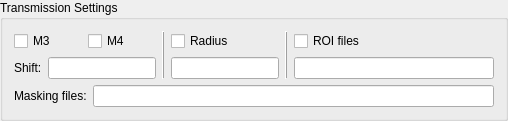
           <widget class="QGroupBox" name="groupBox_18">
            <property name="title">
             <string>Transmission Settings</string>
            </property>
            <layout class="QVBoxLayout" name="verticalLayout_15">
             <item>
              <layout class="QGridLayout" name="gridLayout_32">
               <item row="1" column="4">
                <widget class="QLineEdit" name="trans_roi_files_line_edit">
                 <property name="minimumSize">
                  <size>
                   <width>200</width>
                   <height>0</height>
                  </size>
                 </property>
                </widget>
               </item>
               <item row="1" column="2">
                <widget class="QLineEdit" name="trans_radius_line_edit"/>
               </item>
               <item row="0" column="0">
                <layout class="QHBoxLayout" name="horizontalLayout_25">
                 <item>
                  <widget class="QCheckBox" name="trans_M3_check_box">
                   <property name="text">
                    <string>M3</string>
                   </property>
                  </widget>
                 </item>
                 <item>
                  <widget class="QCheckBox" name="trans_M4_check_box">
                   <property name="text">
                    <string>M4</string>
                   </property>
                  </widget>
                 </item>
                </layout>
               </item>
               <item row="0" column="2">
                <widget class="QCheckBox" name="trans_radius_check_box">
                 <property name="text">
                  <string>Radius</string>
                 </property>
                </widget>
               </item>
               <item row="0" column="4">
                <widget class="QCheckBox" name="trans_roi_files_checkbox">
                 <property name="text">
                  <string>ROI files</string>
                 </property>
                </widget>
               </item>
               <item row="0" column="1" rowspan="2">
                <widget class="QFrame" name="frame">
                 <property name="frameShape">
                  <enum>QFrame::VLine</enum>
                 </property>
                 <property name="frameShadow">
                  <enum>QFrame::Raised</enum>
                 </property>
                 <property name="lineWidth">
                  <number>1</number>
                 </property>
                </widget>
               </item>
               <item row="0" column="3" rowspan="2">
                <widget class="QFrame" name="frame_2">
                 <property name="frameShape">
                  <enum>QFrame::VLine</enum>
                 </property>
                 <property name="frameShadow">
                  <enum>QFrame::Raised</enum>
                 </property>
                 <property name="lineWidth">
                  <number>1</number>
                 </property>
                </widget>
               </item>
               <item row="1" column="0">
                <layout class="QHBoxLayout" name="horizontalLayout_28">
                 <item>
                  <widget class="QLabel" name="label_17">
                   <property name="text">
                    <string>Shift:</string>
                   </property>
                  </widget>
                 </item>
                 <item>
                  <widget class="QLineEdit" name="trans_M3M4_line_edit"/>
                 </item>
                </layout>
               </item>
              </layout>
             </item>
             <item>
              <layout class="QHBoxLayout" name="horizontalLayout_26">
               <item>
                <widget class="QLabel" name="label_16">
                 <property name="text">
                  <string>Masking files:</string>
                 </property>
                </widget>
               </item>
               <item>
                <widget class="QLineEdit" name="trans_masking_line_edit"/>
               </item>
              </layout>
             </item>
            </layout>
           </widget>
